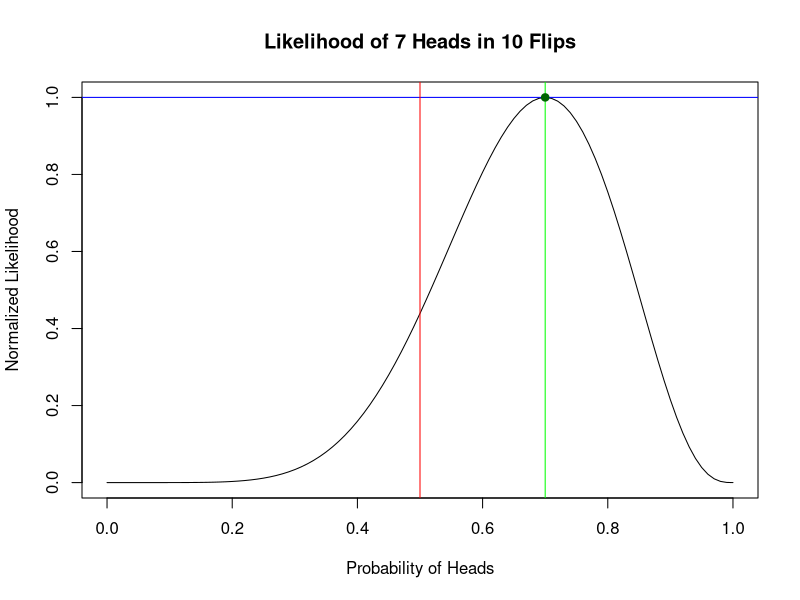
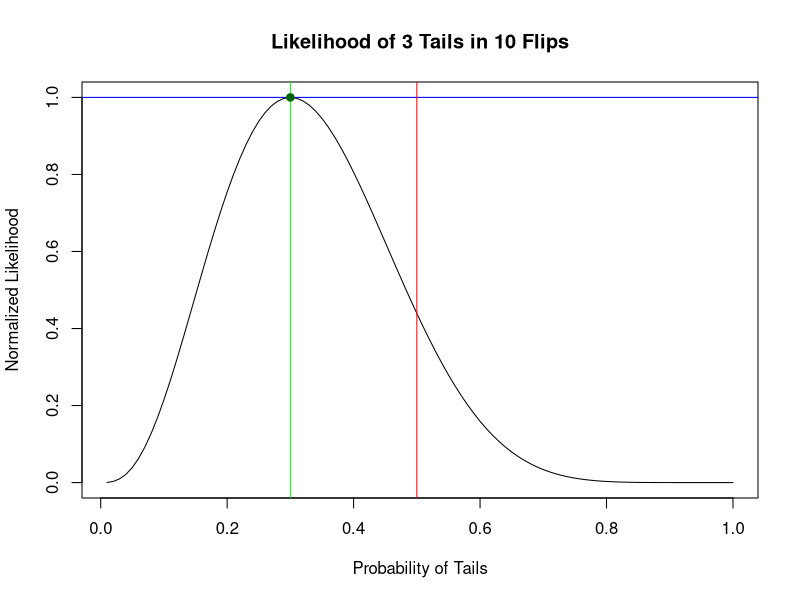

These charts were generated, in order, by the following R code:
## b
binom_likelihood <- function(k, n, p) {
  dbinom(k, size = n, prob = p)
}  # likelihood

prob_H <- seq(0, 1, by = 0.01)
binom_likelihood_value <- binom_likelihood(k=7, n=10, p=prob_H)

max_binom_likelihood <- max(binom_likelihood_value)
normalized_binom_likelihood <- binom_likelihood_value / max_binom_likelihood  # normalize the likelihood

plot(prob_H, normalized_binom_likelihood, type = "l",
     xlab = "Probability of Heads", ylab = "Normalized Likelihood",
     main = "Likelihood of 7 Heads in 10 Flips")

abline(h = max(normalized_binom_likelihood), col = "blue")
abline(v = 0.5, col = "red")
abline(v = 0.7, col = "green")
points(0.7, 1, col = "darkgreen", pch = 19)


pbinom(6, 10, 0.5, lower.tail = F)
pnbinom(q=3, size = 10, prob=0.5)
dnbinom(x=0, size = 3, prob=0.5)


## e
n_binom_likelihood <- function(k, n, p) {
  dnbinom(k, size = n, prob = p)
}

prob_T <- seq(0.01, 1, by = 0.01)
n_binom_likelihood_value <- n_binom_likelihood(k=10-3, n=3, p=prob_T)

max_n_binom_likelihood <- max(n_binom_likelihood_value)
normalized_n_binom_likelihood <- n_binom_likelihood_value / max_n_binom_likelihood  # normalize the likelihood

plot(prob_T, normalized_n_binom_likelihood, type = "l",
     xlab = "Probability of Tails", ylab = "Normalized Likelihood",
     main = "Likelihood of 3 Tails in 10 Flips")

abline(h = max(normalized_n_binom_likelihood), col = "blue")
abline(v = 0.5, col = "red")
abline(v = 0.3, col = "green")
points(0.3, 1, col = "darkgreen", pch = 19)



## f
p_lt_10 <- sum(dnbinom(x=0:(9-3), size = 3, prob = 0.5))
p_ge_10 <- 1-p_lt_10
